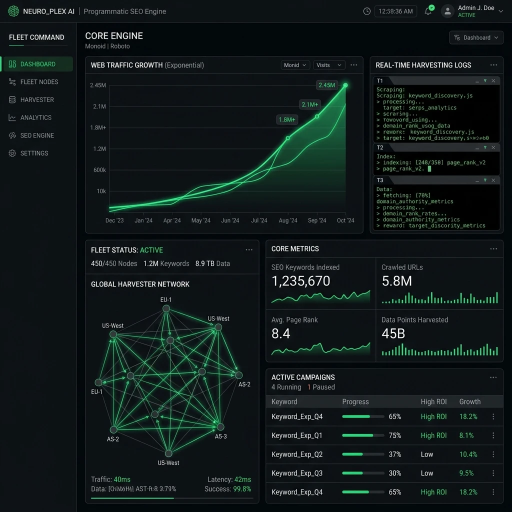
#> input picture seo_fleet_dashboard.webp, 1024 x 1024 px, given in place of seo_fleet_dashboard.png, which was not available (shown at 1/2 size)
$ python resize_image.py
#> lines starting #> are read from the running program, lines starting #| are printed output that depends on the picture; pictures that were not available may be replaced by others from this repository, and a replacement may not be noted
from PIL import Image

png_path = r"C:\Users\bratu\Desktop\seo_fleet_dashboard.png"

try:
    with Image.open(png_path) as im:
#> im is the input picture: PIL image 1024x1024 RGB; mean R, G, B 16.8, 26, 25.9
        print(f"Original size: {im.size}")
#| Original size: (1024, 1024)
        # Upwork prefers 4:3 ratio. Let's make it 1200x900.
        # But wait, we don't want to stretch it badly.
        # Let's paste it onto a 1200x900 black background to keep it looking perfect.
        new_im = Image.new("RGB", (1200, 900), (10, 15, 29))
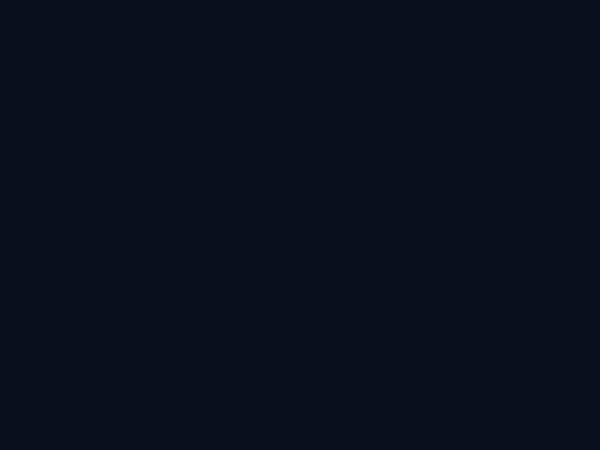
#> new_im: PIL image 1200x900 RGB (shown at 1/2 size); mean R, G, B 10, 15, 29

        # Calculate position to center it
        # If original is 1024x1024, it won't fit in 900 height.
        # So we resize the original first to fit inside 1200x900 while maintaining aspect ratio
        im.thumbnail((1200, 900), Image.Resampling.LANCZOS)
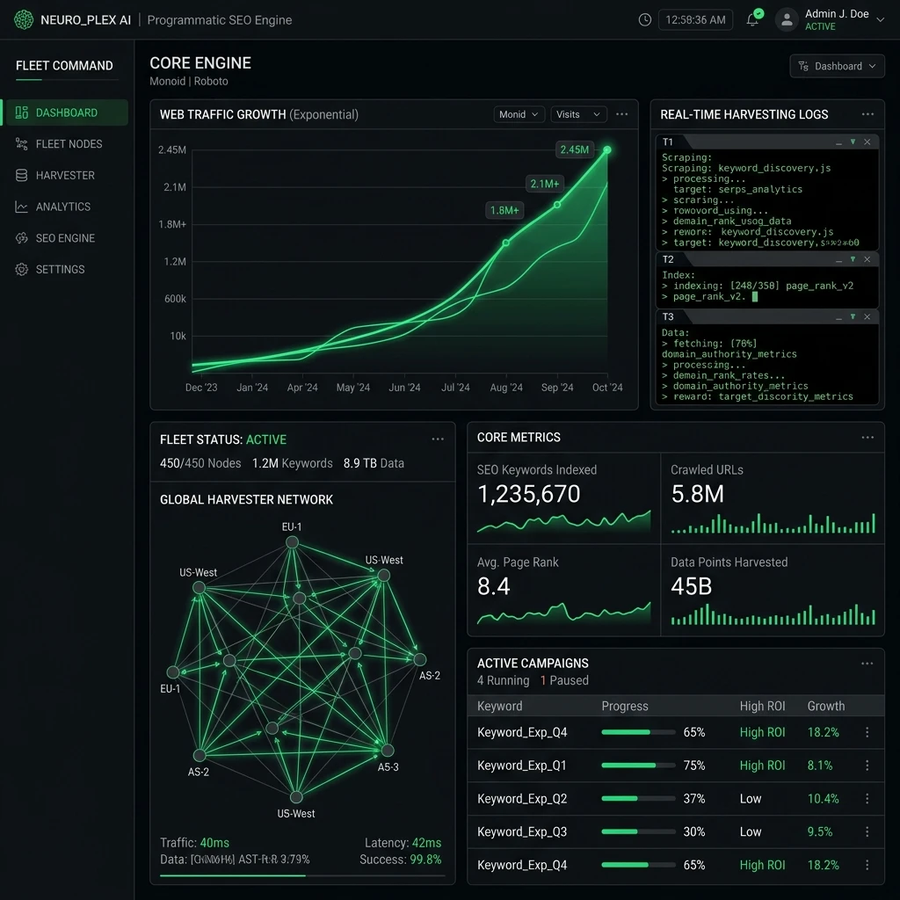
#> im: PIL image 900x900 RGB; mean R, G, B 17, 26, 25.9

        # Now center it
        paste_x = (1200 - im.width) // 2
#> paste_x = 150
        paste_y = (900 - im.height) // 2
#> paste_y = 0

        new_im.paste(im, (paste_x, paste_y))
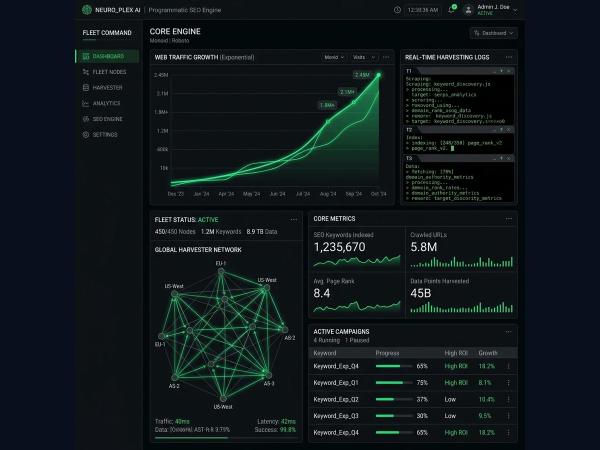
#> new_im: PIL image 1200x900 RGB (shown at 1/2 size); mean R, G, B 15.2, 23.3, 26.7
        new_im.save(png_path, "PNG")
        print(f"Resized and padded to: {new_im.size}")
#| Resized and padded to: (1200, 900)
except Exception as e:
    print(f"Error: {e}")

$ run again, with b2b_leads_dashboard.webp copied over seo_fleet_dashboard.webp
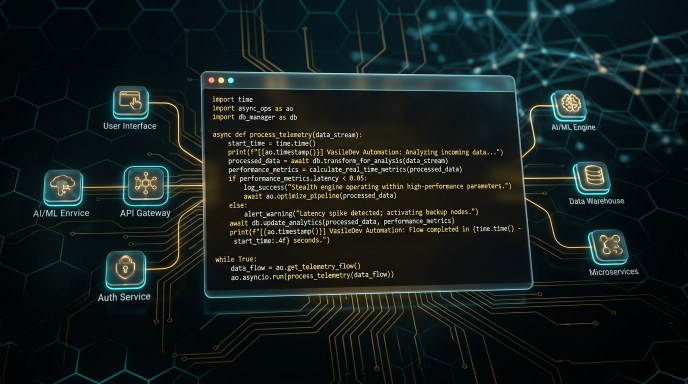
#> input picture b2b_leads_dashboard.webp, 1376 x 768 px, given in place of seo_fleet_dashboard.png, which was not available (shown at 1/2 size)
#> im is the input picture: PIL image 1376x768 RGB; mean R, G, B 21.7, 31, 29.8
#| Original size: (1376, 768)
#> `im.thumbnail((1200, 900), Image.Resampling.LANCZOS)`:
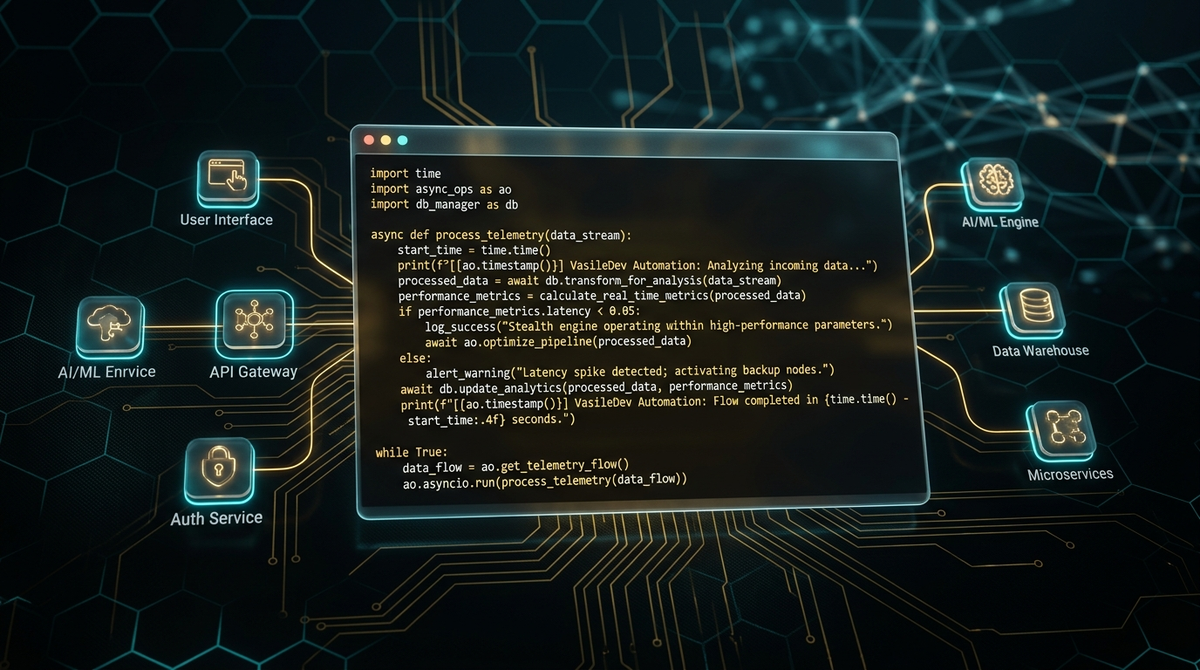
#> im: PIL image 1200x670 RGB; mean R, G, B 21.7, 31, 30
#> `new_im.paste(im, (paste_x, paste_y))`:
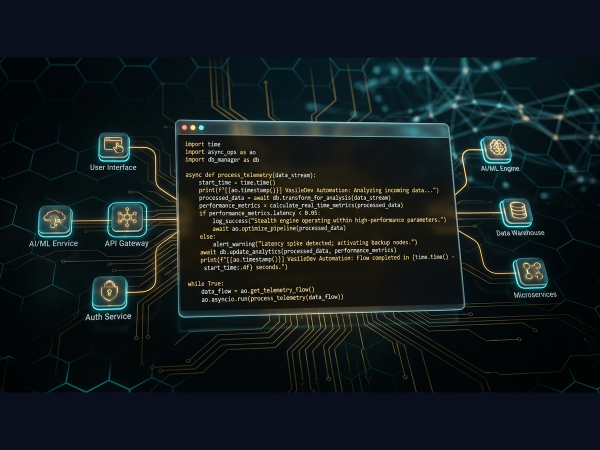
#> new_im: PIL image 1200x900 RGB (shown at 1/2 size); mean R, G, B 18.7, 26.9, 29.7
#| Resized and padded to: (1200, 900)
